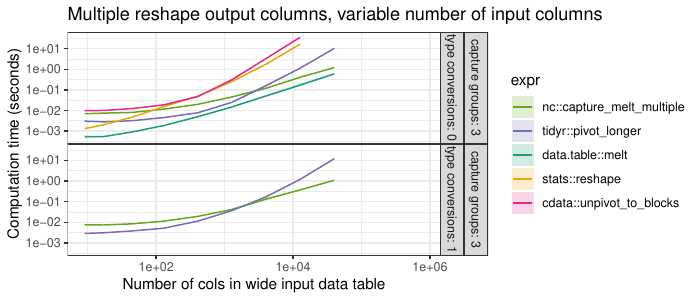

Here is the R script that generated this plot:
source("packages.R")

pkg.color <- c(
  "data.table::melt"="#1B9E77",
  "reshape2::melt"="#D95F02",
  "tidyr::gather"="#7570B3",
  "tidyr::pivot_longer"="#7570B3",
  "cdata::unpivot_to_blocks"="#E7298A",
  "cdata::rowrecs_to_blocks"="#E7298A",
  "nc::capture_melt_multiple"="#66A61E",
  "stats::reshape"="#E6AB02",
  "utils::stack"="#E6AB02",
  "#A6761D", "#666666")

iris.timings <- rbind(
  data.table(
    "capture groups"=3, "type conversions"=0,
    readRDS("figure-iris-cols-data.rds")),
  data.table(
    "capture groups"=3, "type conversions"=1,
    readRDS("figure-iris-cols-convert-data.rds")))

iris.timings[, seconds := time/1e9]
stats.timings <- iris.timings[, .(
  median=median(seconds),
  q25=quantile(seconds, 0.25),
  q75=quantile(seconds, 0.75)
), by=.(`capture groups`, `type conversions`, N.col, expr)]

gg <- ggplot()+
  ggtitle("Multiple reshape output columns, variable number of input columns")+
  theme_bw()+
  theme(panel.spacing=grid::unit(0, "lines"))+
  scale_color_manual(values=pkg.color)+
  scale_fill_manual(values=pkg.color)+
  facet_grid(
    `capture groups` + `type conversions` ~ .,
    ##scales="free",
    labeller=label_both)+
  geom_line(aes(
    N.col, median, color=expr),
    data=stats.timings)+
  geom_ribbon(aes(
    N.col, ymin=q25, ymax=q75, fill=expr),
    alpha=0.2,
    data=stats.timings)+
  scale_x_log10(
    "Number of cols in wide input data table",
    limits=c(NA, max(stats.timings$N.col)*20))+
  scale_y_log10(
    "Computation time (seconds)")
dl <- directlabels::direct.label(gg, list(cex=0.75, "last.polygons"))

pdf("figure-iris-cols.pdf", 7, 3)
print(dl)
dev.off()

png("figure-iris-cols.png", 7, 3, units="in", res=100)
print(dl)
dev.off()
